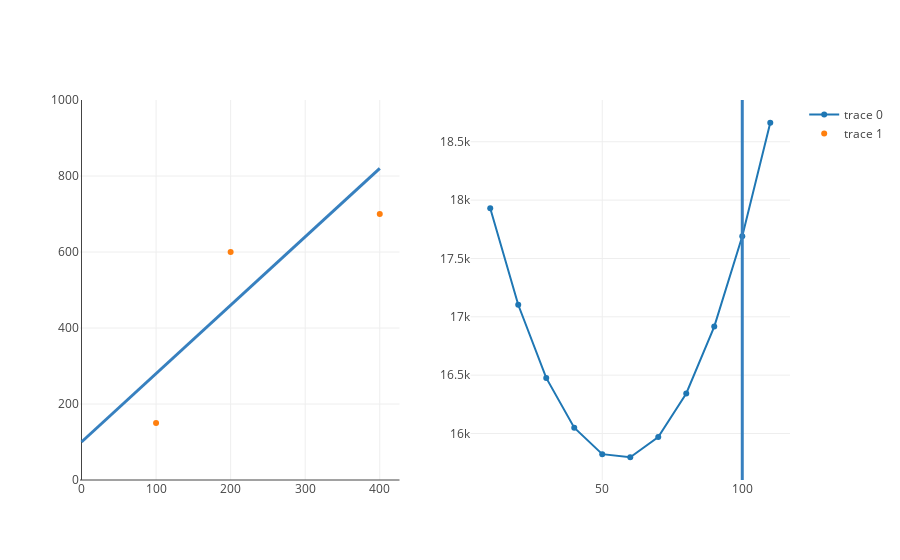

This figure's notebook cell:
### Markdown cell above
> Now the below code, still doesn't need to be understood.  But do change the value of b, and see how the plots below adjust.

### Code cell
import plotly
from plotly import graph_objs, tools
plotly.offline.init_notebook_mode(connected=True)

fig = tools.make_subplots(rows=1, cols=2)



cost_function_trace = graph_objs.Scatter(
    x=list(map(lambda error: error[0], error_chart)),
    y=list(map(lambda error: error[1], error_chart)),
)
fig.append_trace(cost_function_trace, 1, 2)

scatter_trace = graph_objs.Scatter(
    x=list(map(lambda show: show['x'], updated_shows)),
    y=list(map(lambda show: show['y'], updated_shows)),
    mode="markers"
)


##############

### CHANGE THIS VALUE OF B

b = 100
##############

cost_line = generate_cost_line(errors, b)
regression_line = generate_regression_line(400, 1.8, b)

fig.append_trace(scatter_trace, 1, 1)

fig['layout'].update(shapes=[regression_line, cost_line])
fig['layout']['yaxis1'].update(range=[0, 1000])

plotly.offline.iplot(fig)

### Figure 1 — Plotly figure (JSON) as saved in the notebook; plotly's stock layout.template omitted (floating-point values rounded to 4 significant figures)
{"data": [{"type": "scatter", "x": [10, 20, 30, 40, 50, 60, 70, 80, 90, 100, 110], "xaxis": "x2", "y": [17930.0, 17103, 16480.0, 16050.0, 15823, 15800.0, 15970.0, 16343, 16920.0, 17690.0, 18663], "yaxis": "y2"}, {"mode": "markers", "type": "scatter", "x": [100, 200, 400], "xaxis": "x1", "y": [150, 600, 700], "yaxis": "y1"}], "layout": {"shapes": [{"line": {"color": "rgb(55, 128, 191)", "width": 3}, "type": "line", "x0": 0, "x1": 400, "xref": "x1", "y0": 100, "y1": 820, "yref": "y1"}, {"line": {"color": "rgb(55, 128, 191)", "width": 3}, "type": "line", "x0": 100, "x1": 100, "xref": "x2", "y0": 0, "y1": 18663, "yref": "y1"}], "xaxis1": {"anchor": "y1", "domain": [0, 0.45]}, "xaxis2": {"anchor": "y2", "domain": [0.55, 1]}, "yaxis1": {"anchor": "x1", "domain": [0, 1], "range": [0, 1000]}, "yaxis2": {"anchor": "x2", "domain": [0, 1]}}}
